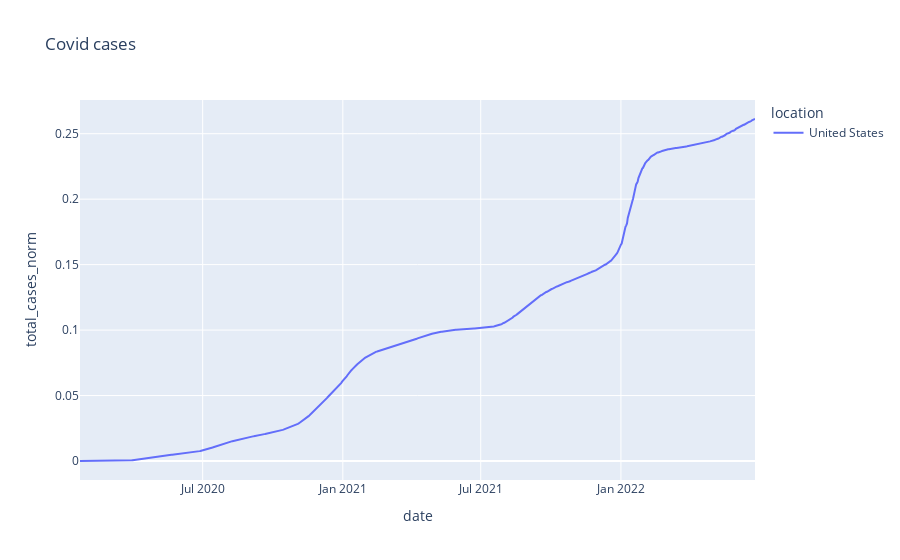

Write notebook code for a chart like this one.
### Code cell
fig = px.line(df_my_list, x="date", y="total_cases_norm",color = 'location', title='Covid cases')
fig.show()

### Figure 1 — Plotly figure (JSON) as saved in the notebook; plotly's stock layout.template omitted (floating-point values rounded to 4 significant figures; data arrays with more than 128 entries replaced by an {"elided": "..."} marker saying what was removed)
{"data": [{"hovertemplate": "location=United States<br>date=%{x}<br>total_cases_norm=%{y}<extra></extra>", "legendgroup": "United States", "line": {"color": "#636efa", "dash": "solid"}, "marker": {"symbol": "circle"}, "mode": "lines", "name": "United States", "orientation": "v", "showlegend": true, "type": "scatter", "x": {"elided": "887 str values"}, "xaxis": "x", "y": {"elided": "887 float values"}, "yaxis": "y"}], "layout": {"legend": {"title": {"text": "location"}, "tracegroupgap": 0}, "title": {"text": "Covid cases"}, "xaxis": {"anchor": "y", "domain": [0, 1], "title": {"text": "date"}}, "yaxis": {"anchor": "x", "domain": [0, 1], "title": {"text": "total_cases_norm"}}}}
